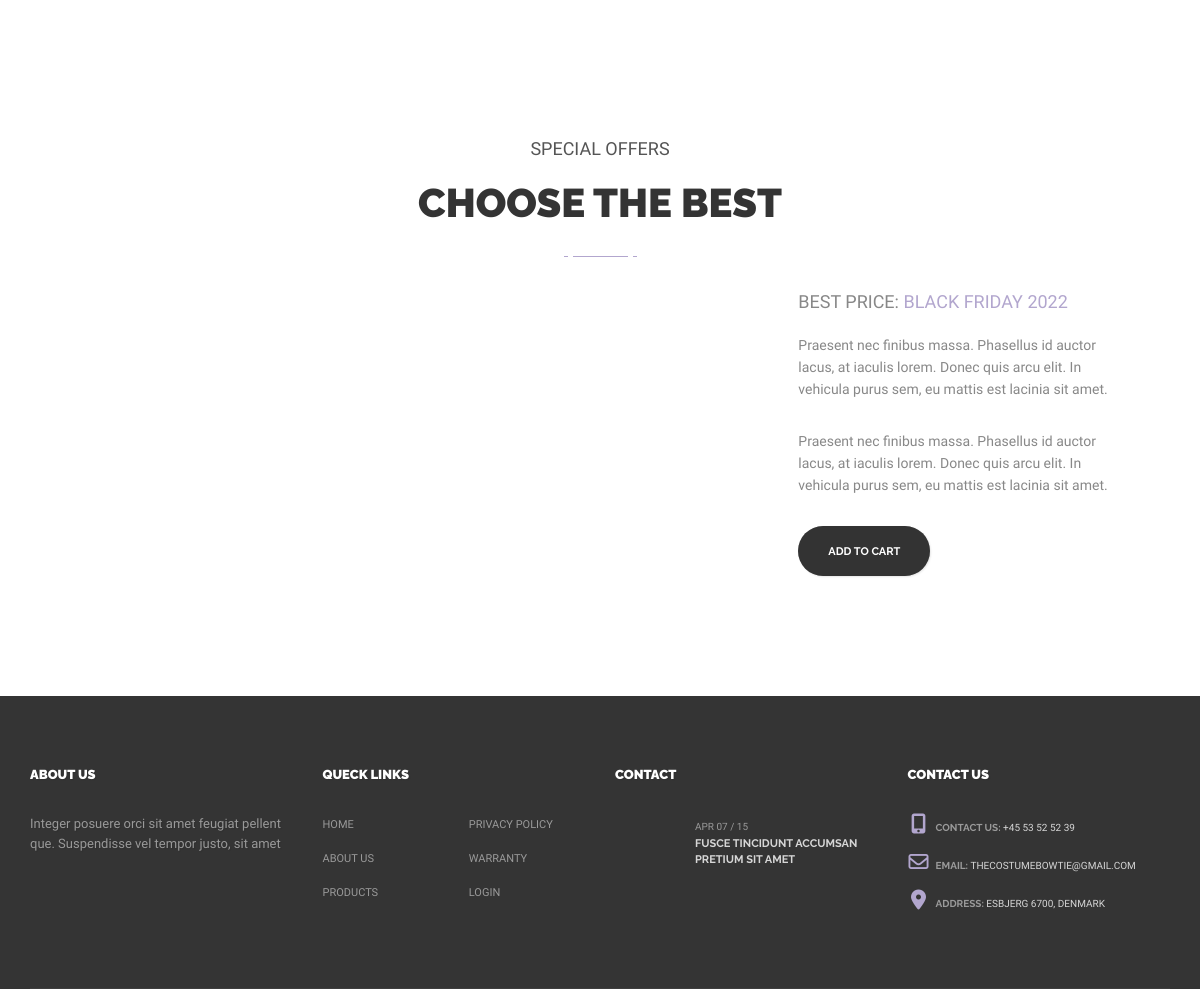
Before: / (lower part) with the older database file.
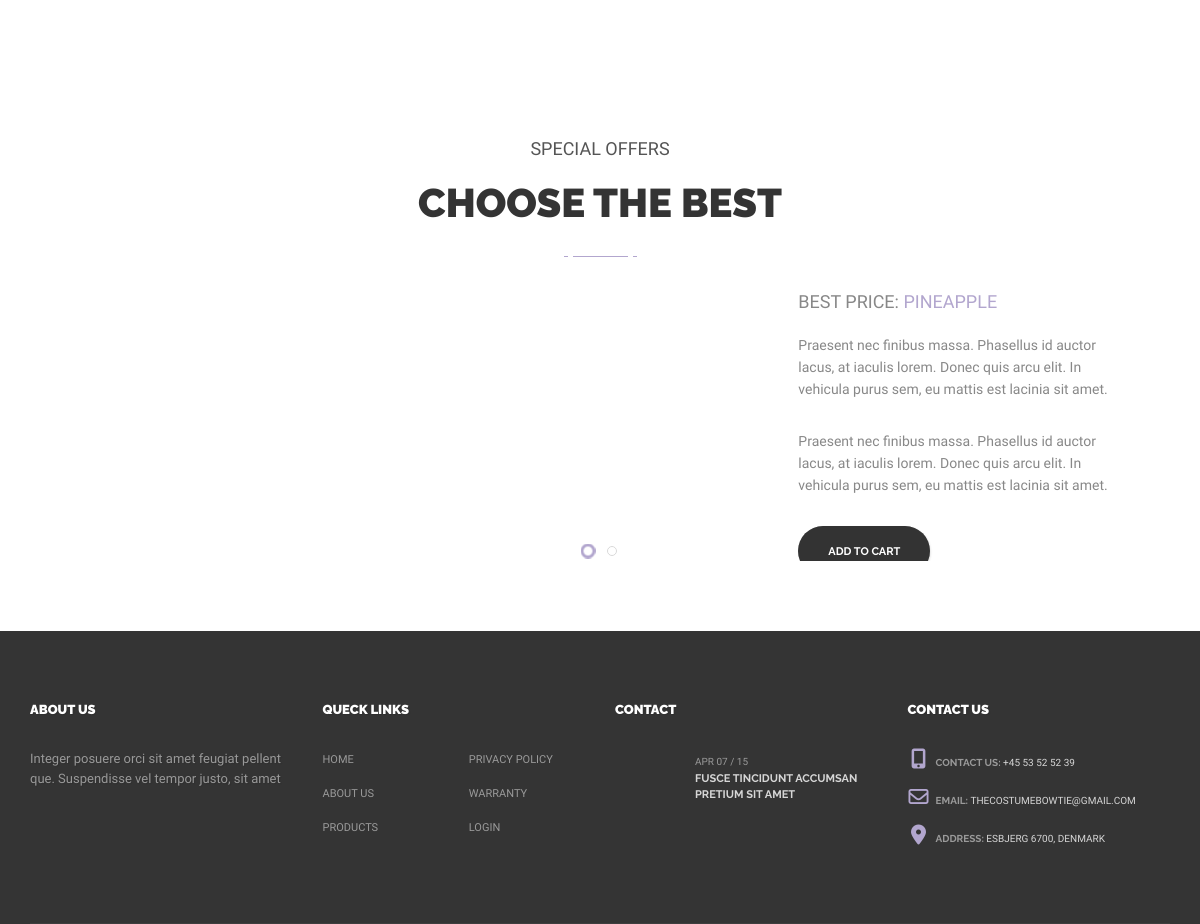
After: the same page with the newer database file.
### tables this page shows
CREATE TABLE IF NOT EXISTS `sales` (
  `id` int(11) NOT NULL AUTO_INCREMENT,
  `title` varchar(100) NOT NULL,
  `start` date NOT NULL,
  `end` date NOT NULL,
  PRIMARY KEY (`id`)
);

### index.php (called while the page is built, shortened)
<?php
    $request = $_SERVER["REQUEST_URI"];
    $router = new Router($request);
    $router->get('/', 'views/frontend/Home');

### models/handlers/ProductsHandler.php (called while the page is built, shortened)
<?php
$rootPath = "";
require_once $rootPath . "public/dbconn.php";
require_once $rootPath . "models/sql/Products.php";
class ProductsHandler extends Products{
    public $db;
    public function __construct($db) {
        $this->db = $db;
    }
    public function getSales(){
        $getSales = $this->db->prepare($this->getSalesQuery);
        $getSales->execute();
        return $getSales->fetchAll();
    }
}
$ProductsHandler = new ProductsHandler($db);

### controllers/frontendDiscount.php (called while the page is built, shortened)
<?php
$Sales = $ProductsHandler->getSales();

### views/frontend/home.php (the view, shortened to what this page needs)
<?php
    $rootPath = "";
    require_once $rootPath . "views/frontend/partials/header.php";
    require_once $rootPath . "models/handlers/newsHandler.php";
    require_once $rootPath . "models/handlers/ProductsHandler.php";
    require_once $rootPath . "controllers/frontendDiscount.php";
?>
<div class="content-margins grey">
    <div class="empty-space col-xs-b35 col-md-b70"></div>
    <div class="empty-space col-xs-b35 col-md-b70"></div>
<div class="container">
    <div class="text-center">
        <div class="simple-article size-3 grey uppercase col-xs-b5">special offers</div>
        <div class="h2">choose the best</div>
        <div class="title-underline center"><span></span></div>
    </div>
</div>
<div class="slider-wrapper">
                <div class="swiper-container" data-parallax="1">
                   <div class="swiper-wrapper Discount-wrapper">
                   <?php
                        foreach($Sales as $Sale){
                    ?>
                       <div class="swiper-slide">
                            <div class="container">
                                <div class="row vertical-aligned-columns">
                                    <div class="col-sm-6 col-xs-b30 col-sm-b0">
                                    </div>
                                    <div class="col-sm-6 col-md-4 col-md-offset-2">
                                        <h3 class="h3 col-xs-b15"><?php echo $Sale['title'] ?></h3>
                                        <div class="simple-article size-5 uppercase col-xs-b20">best Price: <span class="color"><?php echo $Sale['title'] ?></span></div>
                                        <div class="simple-article size-3 col-xs-b30">Praesent nec finibus massa. Phasellus id auctor lacus, at iaculis lorem. Donec quis arcu elit. In vehicula purus sem, eu mattis est lacinia sit amet.</div>
                                        <div class="simple-article size-3 col-xs-b30">Praesent nec finibus massa. Phasellus id auctor lacus, at iaculis lorem. Donec quis arcu elit. In vehicula purus sem, eu mattis est lacinia sit amet.</div>
                                        <div class="buttons-wrapper">
                                            <a class="button size-2 style-2" href="#">
                                                <span class="button-wrapper">
                                                    <span class="text">Add To Cart</span>
                                                </span>
                                            </a>
                                        </div>
                                    </div>
                                </div>
                            </div>
                       </div>
                       <?php
                            }
                       ?>
                   </div>
                   <div class="swiper-pagination relative-pagination"></div>
                </div>
            </div>
    <div class="empty-space col-xs-b35 col-md-b70"></div>
</div>
<?php
    require_once $rootPath . "views/frontend/partials/footer.php";
?>

Changed rows visible on the page:
no longer on this page (row unchanged): sales: title "BLACK FRIDAY 2022"
added sales: title "PINEAPPLE"
